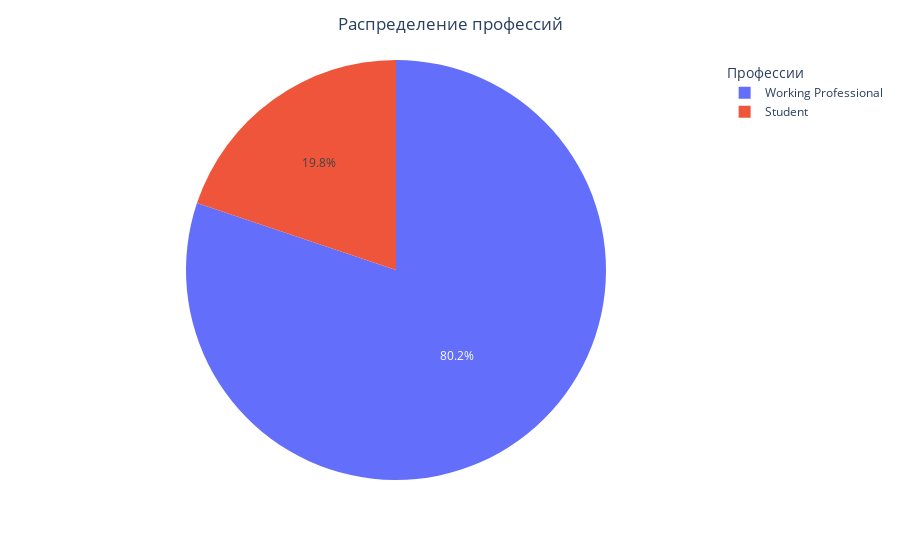

The code cell stored with this chart in its notebook:
### Markdown cell above
Если у нас студент, то профессия, напряженность на работе и удовлетворение раотой -- пустая
Иначе если у человека есть работа, то акажемическая нагрузка, CGPA и наслаждение работой -- пусто
Обработать пустые значения в dietary habits, degree, financial stress

### Code cell
a = df.groupby('Working Professional or Student').size().reset_index().rename(columns = {0: 'Количество людей', 'Working Professional or Student': 'Профессия'})

f = px.pie(a, names = 'Профессия', values='Количество людей')
f.update_layout(title = {'text': 'Распределение профессий', 'x': 0.5}, legend = {'title': 'Профессии'})
f.show()

### Figure 1 — Plotly figure (JSON) as saved in the notebook; plotly's stock layout.template omitted (floating-point values rounded to 4 significant figures)
{"data": [{"domain": {"x": [0, 1], "y": [0, 1]}, "hovertemplate": "Профессия=%{label}<br>Количество людей=%{value}<extra></extra>", "labels": ["Student", "Working Professional"], "legendgroup": "", "name": "", "showlegend": true, "type": "pie", "values": [27901, 112799]}], "layout": {"legend": {"title": {"text": "Профессии"}, "tracegroupgap": 0}, "margin": {"t": 60}, "title": {"text": "Распределение профессий", "x": 0.5}}}
